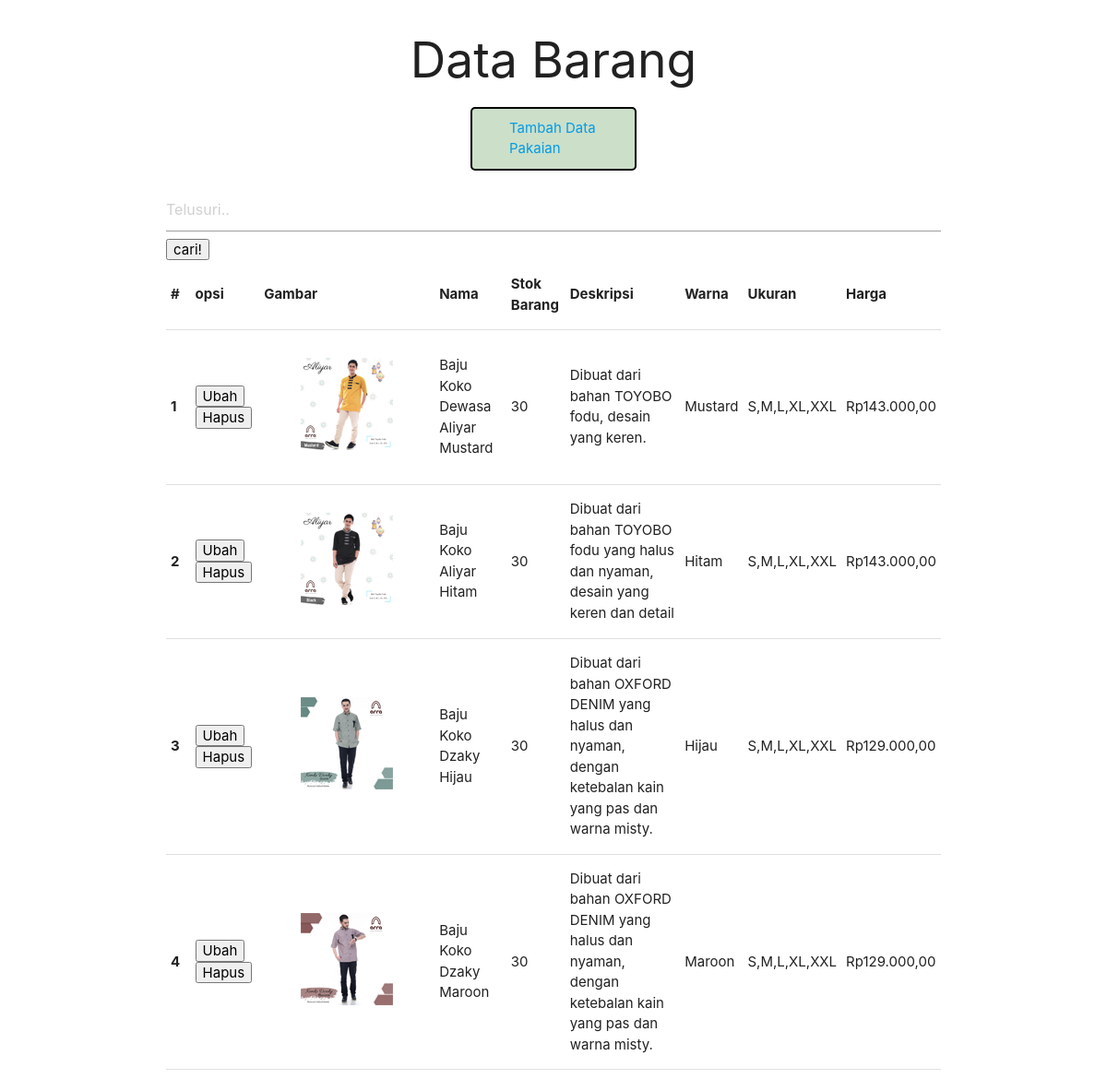
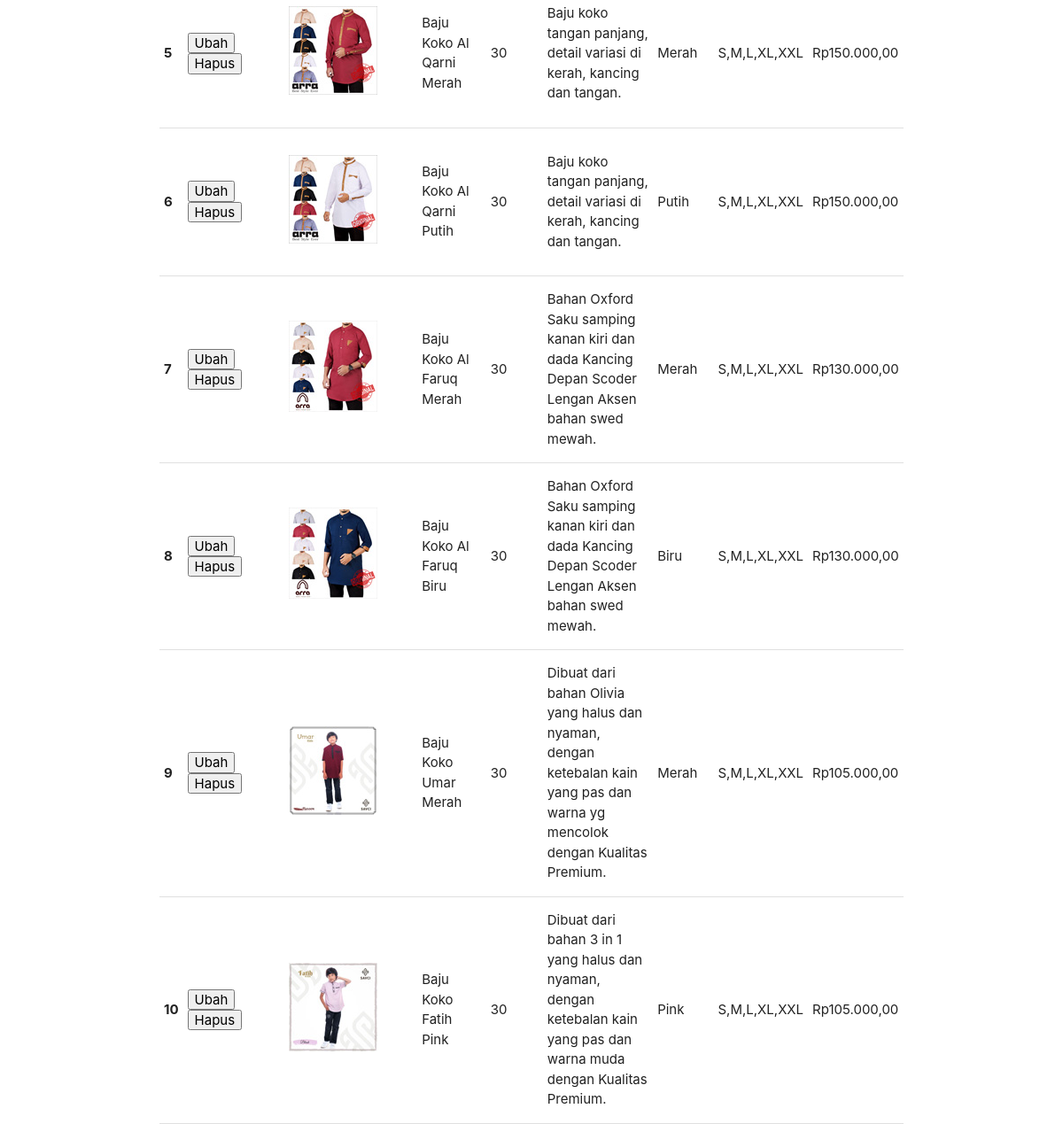
Screenshot of /php/admin.php with the database file from the repository (2 pictures, top to bottom).
### tables this page shows
CREATE TABLE `pakaian` (
  `id` int(11) NOT NULL,
  `img` varchar(50) NOT NULL,
  `nama` varchar(100) NOT NULL,
  `deskripsi` varchar(200) NOT NULL,
  `warna` varchar(20) NOT NULL,
  `stok` int(5) NOT NULL,
  `ukuran` varchar(15) NOT NULL,
  `harga` int(20) NOT NULL
);

### php/functions.php (called while the page is built, shortened)
<?php
function koneksi()
{
    $conn = mysqli_connect("localhost", "root", "");
    mysqli_select_db($conn, "pw_tubes_203040070");
    return $conn;
}
function query($sql)
{
    $conn = koneksi();
    $result = mysqli_query($conn, "$sql");
    $rows = [];
    while ($row = mysqli_fetch_assoc($result)) {
        $rows[] = $row;
    }
    return $rows;
}
function ubahRupiah($angka){
    return "Rp" . number_format($angka,2,',','.');
}
?>

### php/admin.php (the view, shortened to what this page needs)
<?php
require 'functions.php';
$pakaian = query("SELECT * FROM pakaian");
if (isset($_GET['cari'])){
  $keyword = $_GET['keyword'];
  $pakaian = query("SELECT * FROM pakaian WHERE
            img LIKE '%$keyword%' OR
            nama LIKE '%$keyword%' OR
            deskripsi LIKE '%$keyword%' OR
            warna LIKE '%$keyword%' OR
            stok LIKE '%$keyword%' OR
            ukuran LIKE '%$keyword%' OR
            harga LIKE '%$keyword%' ");
} else {
    $pakaian = query("SELECT * FROM pakaian");
}
?>
<!DOCTYPE html>
  <html>
    <head>
      <link type="text/css" rel="stylesheet" href="../assets/css/materialize.min.css"  media="screen,projection"/>
    <link rel="stylesheet" type="text/css" href="../css/style.css">
    </head>
    <body>
    <div class="container">
    <div class="kata"><h2>Data Barang</h2></div>
    <div class="add">
        <a href="tambah.php">Tambah Data Pakaian</a>
    </div>
      <form action="" method="get">
            <input type="text" name="keyword" autofocus placeholder="Telusuri..">
            <button type="submit" name="cari">cari!</button>
      </form>
    <table>
    <thead>
        <tr >
            <th >#</th>
            <th >opsi</th>
            <th >Gambar</th>
            <th >Nama</th>
            <th >Stok Barang</th>
            <th >Deskripsi</th>
            <th >Warna</th>
            <th >Ukuran</th>
            <th >Harga</th>
    </tr>
    </thead>
<?php if (empty($pakaian)) : ?>
  <tr>
      <td colspan="7">
          <h1>Data tidak ditemukan</h1>
      </td>
  </tr>
<?php else : ?>
    <?php $i = 1 ?>
    <?php foreach($pakaian as $pkn) : ?>
    <tbody>
    <tr>
            <th><?= $i; ?></th>
            <td>
                <a href="ubah.php?id=<?= $pkn["id"]; ?>"><button>Ubah</button></a>
                <a href="hapus.php?id=<?= $pkn["id"]; ?>" onclick="return confirm('Hapus Data??');"><button>Hapus</button></a>
            </td>
            <td><figure class="image is-128x128">
                                <img src="../assets/img/<?= $pkn["img"]; ?>" alt="">
                            </figure></td>
                <td><?= $pkn["nama"]; ?></td>
                <td><?= $pkn["stok"]; ?></td>
                <td><?= $pkn["deskripsi"]; ?></td>
                <td><?= $pkn["warna"]; ?></td>
                <td><?= $pkn["ukuran"]; ?></td>
                <td><?= ubahRupiah($pkn["harga"]) ?></td>
        </tr>
     </tbody>
     <?php $i++ ?>
    <?php endforeach; ?>
<?php endif; ?>
      </table>
      </div>
    </body>
  </html>

### css/style.css (style rules this page uses)
.kata { text-align: center; }
.add { border: 0; background-color: rgb(204, 223, 201); display: block; margin: 20px auto; border: 2px solid black; padding: 10px 40px; width: 180px; border-radius: 5px; transition: 0.25s; cursor: pointer; }

### rows the page displays
pakaian: img (picture), nama "Baju Koko Dewasa Aliyar Mustard", stok "30", deskripsi "Dibuat dari bahan TOYOBO fodu, desain yang keren.", warna "Mustard", ukuran "S,M,L,XL,XXL", harga "Rp143.000,00"
pakaian: img (picture), nama "Baju Koko Aliyar Hitam", stok "30", deskripsi "Dibuat dari bahan TOYOBO fodu yang halus dan nyaman, desain yang keren dan detail", warna "Hitam", ukuran "S,M,L,XL,XXL", harga "Rp143.000,00"
pakaian: img (picture), nama "Baju Koko Dzaky Hijau", stok "30", deskripsi "Dibuat dari bahan OXFORD DENIM yang halus dan nyaman, dengan ketebalan kain yang pas dan warna misty.", warna "Hijau", ukuran "S,M,L,XL,XXL", harga "Rp129.000,00"
pakaian: img (picture), nama "Baju Koko Dzaky Maroon", stok "30", deskripsi "Dibuat dari bahan OXFORD DENIM yang halus dan nyaman, dengan ketebalan kain yang pas dan warna misty.", warna "Maroon", ukuran "S,M,L,XL,XXL", harga "Rp129.000,00"
pakaian: img (picture), nama "Baju Koko Al Qarni Merah", stok "30", deskripsi "Baju koko tangan panjang, detail variasi di kerah, kancing dan tangan.", warna "Merah", ukuran "S,M,L,XL,XXL", harga "Rp150.000,00"
pakaian: img (picture), nama "Baju Koko Al Qarni Putih", stok "30", deskripsi "Baju koko tangan panjang, detail variasi di kerah, kancing dan tangan.", warna "Putih", ukuran "S,M,L,XL,XXL", harga "Rp150.000,00"
pakaian: img (picture), nama "Baju Koko Al Faruq Merah", stok "30", deskripsi "Bahan Oxford Saku samping kanan kiri dan dada Kancing Depan Scoder Lengan Aksen bahan swed mewah.", warna "Merah", ukuran "S,M,L,XL,XXL", harga "Rp130.000,00"
pakaian: img (picture), nama "Baju Koko Al Faruq Biru", stok "30", deskripsi "Bahan Oxford Saku samping kanan kiri dan dada Kancing Depan Scoder Lengan Aksen bahan swed mewah.", warna "Biru", ukuran "S,M,L,XL,XXL", harga "Rp130.000,00"
pakaian: img (picture), nama "Baju Koko Umar Merah", stok "30", deskripsi "Dibuat dari bahan Olivia yang halus dan nyaman, dengan ketebalan kain yang pas dan warna yg mencolok dengan Kualitas Premium.", warna "Merah", ukuran "S,M,L,XL,XXL", harga "Rp105.000,00"
pakaian: img (picture), nama "Baju Koko Fatih Pink", stok "30", deskripsi "Dibuat dari bahan 3 in 1 yang halus dan nyaman, dengan ketebalan kain yang pas dan warna muda dengan Kualitas Premium.", warna "Pink", ukuran "S,M,L,XL,XXL", harga "Rp105.000,00"
